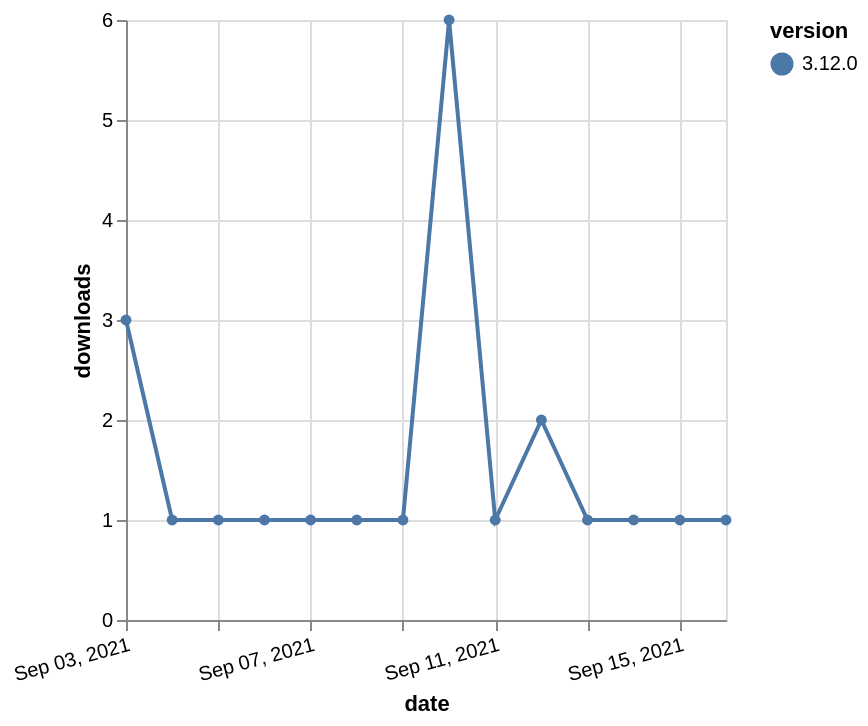

The specification (Vega-Lite) saved for this image:
### Vega-Lite specification from a JSON file in a GitHub repository (floating-point values rounded to 4 significant figures)
{"$schema": "https://vega.github.io/schema/vega-lite/v5.json", "description": "A simple bar chart with embedded data.", "data": {"values": [{"date": "2021-09-03", "total": 503, "delta": 3, "version": "3.12.0"}, {"date": "2021-09-04", "total": 504, "delta": 1, "version": "3.12.0"}, {"date": "2021-09-05", "total": 505, "delta": 1, "version": "3.12.0"}, {"date": "2021-09-06", "total": 506, "delta": 1, "version": "3.12.0"}, {"date": "2021-09-07", "total": 507, "delta": 1, "version": "3.12.0"}, {"date": "2021-09-08", "total": 508, "delta": 1, "version": "3.12.0"}, {"date": "2021-09-09", "total": 509, "delta": 1, "version": "3.12.0"}, {"date": "2021-09-10", "total": 515, "delta": 6, "version": "3.12.0"}, {"date": "2021-09-11", "total": 516, "delta": 1, "version": "3.12.0"}, {"date": "2021-09-12", "total": 518, "delta": 2, "version": "3.12.0"}, {"date": "2021-09-13", "total": 519, "delta": 1, "version": "3.12.0"}, {"date": "2021-09-14", "total": 520, "delta": 1, "version": "3.12.0"}, {"date": "2021-09-15", "total": 521, "delta": 1, "version": "3.12.0"}, {"date": "2021-09-16", "total": 522, "delta": 1, "version": "3.12.0"}]}, "width": "container", "mark": {"type": "line", "point": {"filled": true}}, "encoding": {"x": {"field": "date", "type": "temporal", "timeUnit": "yearmonthdate", "title": "date", "axis": {"labelAngle": -15}}, "y": {"field": "delta", "type": "quantitative", "title": "downloads"}, "color": {"field": "version", "type": "nominal"}, "tooltip": {"field": "delta"}}}
